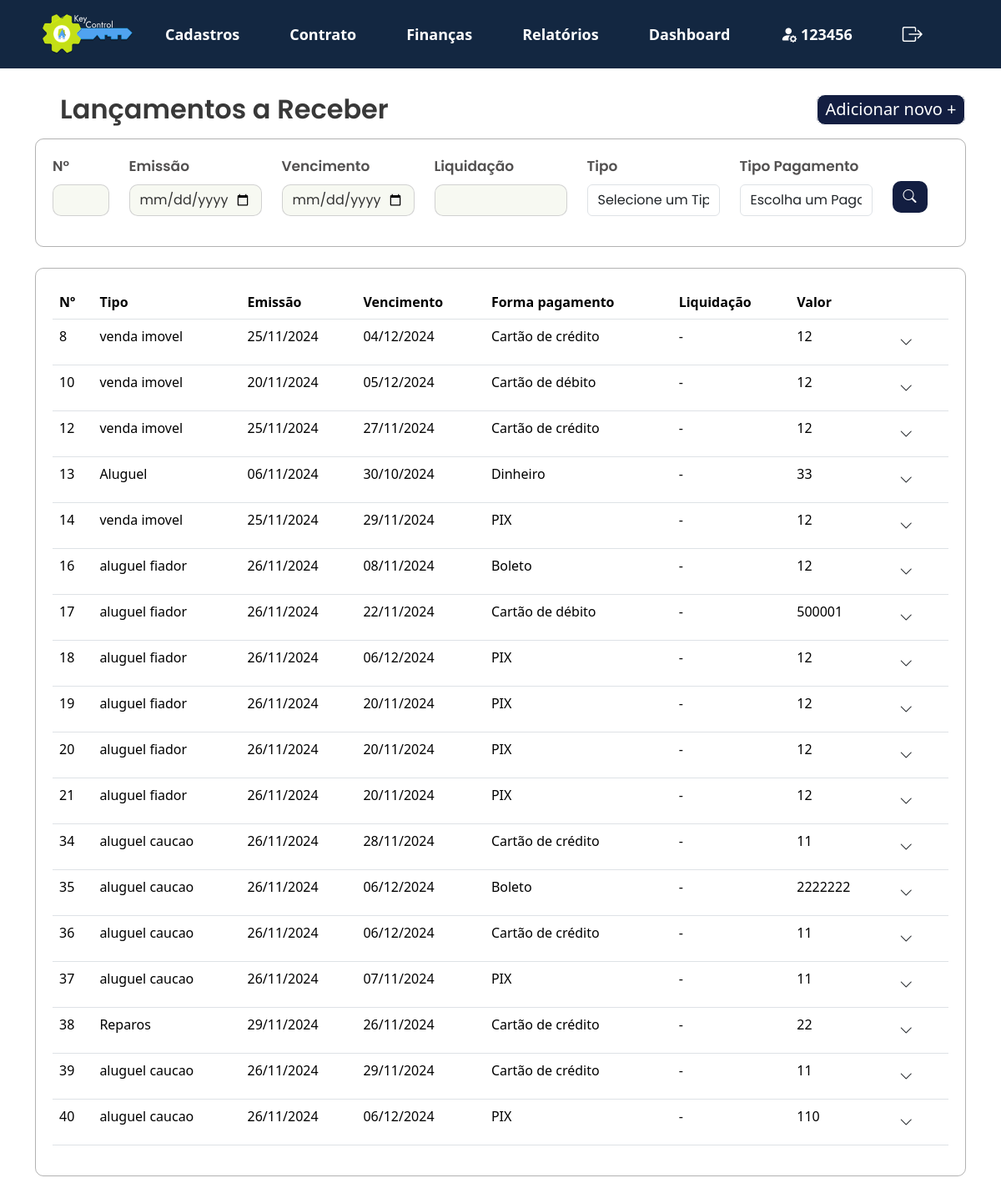
/KeyControl/projeto/views/lista_lancamento_receber.php (signed in), run on an earlier commit of the app's database.
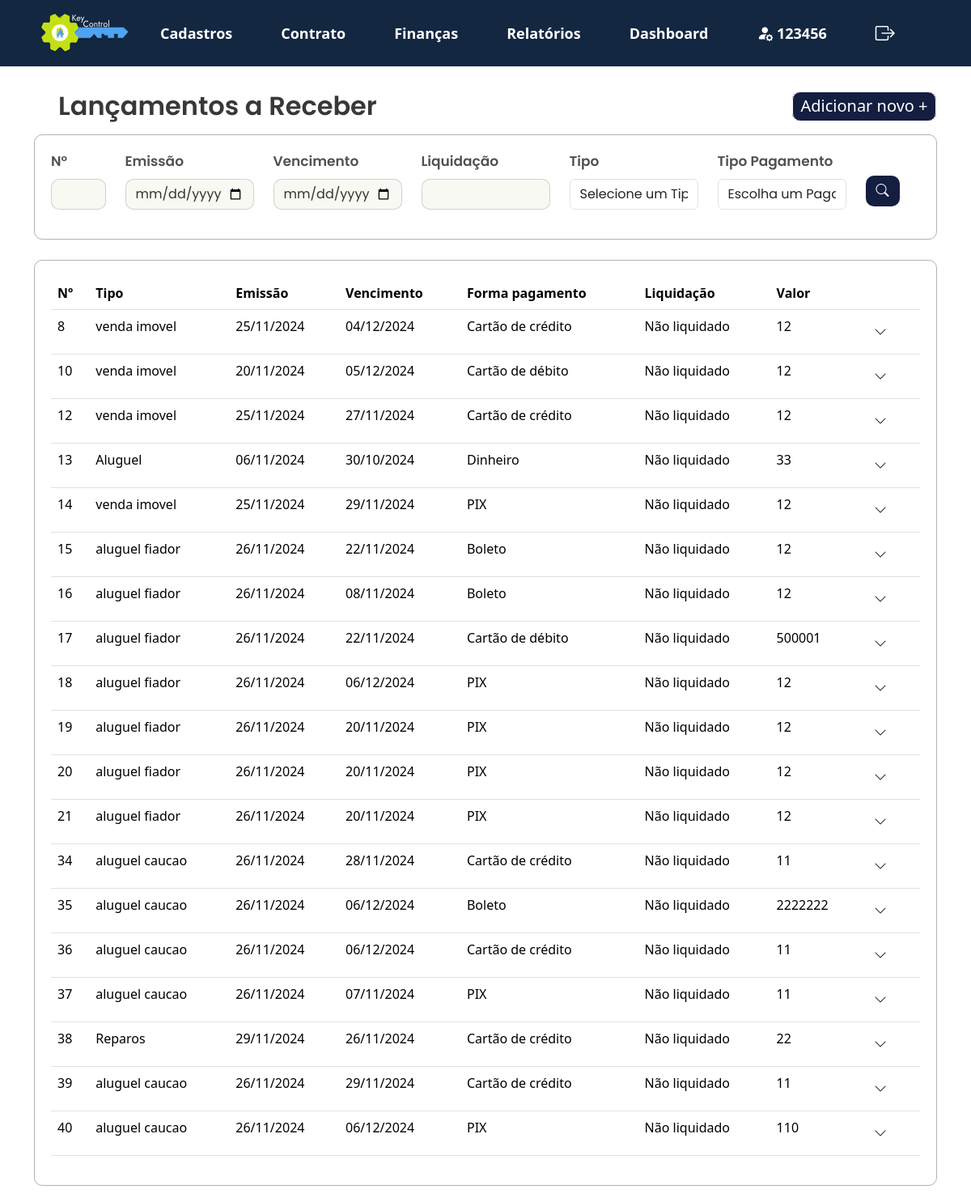
And on a later commit of the database.
### tables this page shows
CREATE TABLE `lancamento_financeiro` (
  `id_lancamento` int(11) NOT NULL,
  `id_imobiliaria` varchar(20) DEFAULT NULL,
  `tipo_lancamento` varchar(20) DEFAULT NULL,
  `registro_imovel` varchar(50) DEFAULT NULL,
  `data_emissao` date DEFAULT NULL,
  `data_vencimento` date DEFAULT NULL,
  `valor_total` int(11) DEFAULT NULL,
  `forma_pagamento` varchar(20) DEFAULT NULL,
  `observacoes` varchar(255) DEFAULT NULL,
  `data_vigencia` date DEFAULT NULL,
  `meses_caucao` int(11) DEFAULT NULL,
  `liquidado` varchar(15) DEFAULT 'Não liquidado'
);

### KeyControl/projeto/app/controllers/filtro_lancamento_receber.php (called while the page is built, shortened)
<?php
include '../app/controllers/db_conexao.php';
function buildQuery($id_lancamento, $tipo_lancamento, $registro_imovel, $data_emissao, $data_vencimento, $valor_total, $forma_pagamento, $data_vigencia, $liquidado) {
    $sql = "SELECT * FROM lancamento_financeiro WHERE valor_total NOT LIKE '-%'";
        $params = [];
        return[$sql, $params];
    }
    $id_lancamento = $_POST['id_lancamento'] ?? '';
    $tipo_lancamento = $_POST['tipo_lancamento'] ?? '';
    $registro_imovel = $_POST['registro_imovel'] ?? '';
    $data_emissao = $_POST['data_emissao'] ?? '';
    $data_vencimento = $_POST['data_vencimento'] ?? '';
    $valor_total = $_POST['valor_total'] ?? '';
    $forma_pagamento = $_POST['forma_pagamento'] ?? '';
    $data_vigencia = $_POST['data_vigencia'] ?? '';
    $liquidado = $_POST['liquidado'] ?? '';
    list($sql, $params) = buildQuery($id_lancamento, $tipo_lancamento, $registro_imovel, $data_emissao, $data_emissao, $data_vencimento, $valor_total, $forma_pagamento, $data_vigencia, $liquidado);
    if (isset($pdo) && $pdo) {
        try {
            $stmt = $pdo->prepare($sql);
            $stmt->execute($params);
            $result = $stmt->fetchAll(PDO::FETCH_ASSOC);
        } catch (Exception $e) {
            echo "Erro na execução da consulta: " . htmlspecialchars($e->getMessage());
        }
    } else {
        echo "Erro na conexão com o banco de dados.";
    }
?>

### KeyControl/projeto/views/lista_lancamento_receber.php (the view, shortened to what this page needs)
<?php
include_once '../app/controllers/filtro_lancamento_receber.php';
?>
<!DOCTYPE html>
<html lang="pt-br">
   <head>
      <link href="https://cdn.jsdelivr.net/npm/bootstrap@5.3.3/dist/css/bootstrap.min.css" rel="stylesheet">
      <link rel="stylesheet" href="../public/assets/js/menu.js">
      <link rel="stylesheet" href="https://cdn.jsdelivr.net/npm/bootstrap-icons@1.10.5/font/bootstrap-icons.css">
      <link rel="stylesheet" type="text/css" href="../public/assets/css/style2.css">
   </head>
   <body>
      <?php include 'navbar.php';?>
   <section id="lancamentos">
      <div class="container">
         <div class="d-flex justify-content-between align-items-center mb-3">
            <h2 class="mb-0">Lançamentos a Receber</h2>
            <a class="button_adicionarnovo floating dropdown-toggle hide-arrow" data-bs-toggle="dropdown" aria-expanded="false" href="#">
               <span class="button_adicionarnovo">Adicionar novo +</span>
            </a>
         </div>
         <form method="POST" action="">
            <div class="filtros-container">
               <div class="row g-12">
                  <div class="col-md-1">
                     <label for="id_lancamento" class="form-label">N°</label>
                     <input type="text" id="id_lancamento" class="form-control" name="id_lancamento"
                        value="<?= htmlspecialchars($_POST['id_lancamento'] ?? '') ?>">
                  </div>
                  <div class="col-md-2">
                     <label for="emissao" class="form-label">Emissão</label>
                     <input type="date" id="emissao" class="form-control" name="emissao"
                        value="<?= htmlspecialchars($_POST['emissao'] ?? '') ?>">
                  </div>
                  <div class="col-md-2">
                     <label for="vencimento" class="form-label">Vencimento</label>
                     <input type="date" id="vencimento" class="form-control" name="vencimento"
                        value="<?= htmlspecialchars($_POST['vencimento'] ?? '') ?>">
                  </div>
                  <div class="col-md-2">
                     <label for="liquidacao" class="form-label">Liquidação</label>
                     <input type="text" id="liquidacao" class="form-control" name="liquidacao"
                        value="<?= htmlspecialchars($_POST['liquidacao'] ?? '') ?>">
                  </div>
                  <div class="col-md-2">
                     <label for="tipo_lancamento" class="mb-2">Tipo</label>
                     <div class="position-relative">
                        <select class="form-control" name="tipo_lancamento" id="tipo_lancamento"
                           onchange="checkSelection('tipo_lancamento')">
                           <option value="" disabled <?= !isset($_POST['tipo_lancamento']) ? 'selected' : '' ?>>Selecione
                              um Tipo</option>
                        </select>
                     </div>
                  </div>
                  <div class="col-sm-2">
                            <label for="forma_pagamento" class="mb-2">Tipo Pagamento</label>
                            <div class="position-relative">
                                <select class="form-control mb-3" name="forma_pagamento" id="forma_pagamento"
                                    onchange="checkSelection('forma_pagamento')">
                                    <option value="" disabled <?= !isset($_POST['forma_pagamento']) ? 'selected' : '' ?>>Escolha um Pagamento</option>
                                </select>
                            </div>
                        </div>
                  <div class="col-md-1">
                     <button class="btn btn-buscar" type="submit">
                        <i class="bi bi-search"></i>
                     </button>
                  </div>
               </div>
            </div>
         </form>
         <div class="card_relatório">
            <table class="table table-hover">
               <thead>
                  <tr>
                     <th>Nº</th>
                     <th>Tipo</th>
                     <th>Emissão</th>
                     <th>Vencimento</th>
                     <th>Forma pagamento</th>
                     <th>Liquidação</th>
                     <th>Valor</th>
                     <th></th>
                  </tr>
               </thead>
               <tbody>
                  <?php
                    if (isset($result) && count($result) > 0) {
                     foreach ($result as $row) {
                         echo "<tr>
                             <td>" . htmlspecialchars($row['id_lancamento'] ?? '-') . "</td>
                             <td>" . htmlspecialchars($row['tipo_lancamento'] ?? '-') . "</td>
                             <td>" . htmlspecialchars(date("d/m/Y", strtotime($row['data_emissao'] ?? ''))) . "</td>
                             <td>" . htmlspecialchars(date("d/m/Y", strtotime($row['data_vencimento'] ?? ''))) . "</td>
                             <td>" . htmlspecialchars($row['forma_pagamento'] ?? '-') . "</td>
                             <td>" . htmlspecialchars($row['liquidado'] ?? '-') . "</td>
                             <td>" . htmlspecialchars($row['valor_total'] ?? '-') . "</td>
                             <td>
                                 <button class='btn' onclick='toggleSubMenu(this)'>
                                     <i class='bi bi-chevron-down'></i>
                                 </button>
                                 <div class='submenu' style='display: none;'>
                                     <div class='submenu-options'>
                                         <button class='imprimir' onclick='printInfo(" . htmlspecialchars($row['id_lancamento']) . ")'>
                                             <i class='bi bi-printer'></i> Imprimir
                                         </button>
                                         <button class='excluir' onclick='deleteRecord(" . htmlspecialchars($row['id_lancamento']) . ")'>
                                             <i class='bi bi-trash'></i> Excluir
                                         </button>
                                     </div>
                                 </div>
                             </td>
                         </tr>";
                     }
                 } else {
                     echo "<tr><td colspan='9'>Nenhum registro encontrado</td></tr>";
                 }
                  ?>
               </tbody>
            </table>
         </div>
      </section>
   </body>
</html>

### KeyControl/projeto/views/navbar.php (shortened to what this page needs)
<head>
  <link rel="stylesheet" type="text/css" href="../public/assets/css/style1.css">
</head>
<nav class="navbar navbar-expand-sm">
  <div class="container">
    <div class="collapse navbar-collapse" id="navbarNavDropdown">
      <ul class="navbar-nav align-items-center">
        <li>
          <a class="nav-link" href="../views/home.php"><img src="../public/assets/img/Logomarca.svg" width="110px"></a>
        </li>
      </ul>
      <ul class="navbar-nav align-items-center">
        <li class="nav-item dropdown">
          <a class="nav-link" href="#" id="drop" role="button" data-bs-toggle="dropdown" aria-expanded="false">
            Cadastros
          </a>
        </li>
      </ul>
      <ul class="navbar-nav align-items-center">
        <li class="nav-item dropdown">
          <a class="nav-link" href="#" id="drop" role="button" data-bs-toggle="dropdown" aria-expanded="false">
            Contrato
          </a>
        </li>
      </ul>
      <ul class="navbar-nav align-items-center">
        <li class="nav-item dropdown">
          <a class="nav-link" href="#" id="drop" role="button" data-bs-toggle="dropdown" aria-expanded="true">
            Finanças
          </a>
        </li>
      </ul>
      <ul class="navbar-nav align-items-center">
        <li class="nav-item dropdown">
          <a class="nav-link" href="#" id="drop" role="button" data-bs-toggle="dropdown" aria-expanded="false">
            Relatórios
          </a>
        </li>
      </ul>
      <ul class="navbar-nav align-items-center">
        <li class="nav-item dropdown">
          <a class="nav-link" href="../views/dashboard.php">Dashboard</a>
        </li>
      </ul>
      <ul class="navbar-nav align-items-center">
        <li class="nav-item dropdown">
          <a class="nav-link" href="../views/perfil.php"><i class="bi bi-person-fill-gear fs-5"></i>
          <?php
          $user_name = htmlspecialchars($_SESSION['user_name'] ?? 'Usuário');
          $first_name = explode(' ', $user_name)[0];
          echo $first_name;
          ?>
          </a>
        </li>
      </ul>
      <ul class="navbar-nav align-items-center">
        <li class="nav-item dropdown">
          <a class="nav-link" href="../app/controllers/logout.php"><i class="bi bi-box-arrow-right fs-4"></i></a>
        </li>
      </ul>
    </div>
  </div>
</nav>

### KeyControl/projeto/public/assets/css/style2.css (style rules this page uses)
h2 { font-family: "Poppins", sans-serif; font-weight: 600; font-style: normal; color: #383838; margin: 30px; }
.container h2 { position: relative; z-index: 1; }
nav { z-index: 3 !important; }
form { font-family: "Poppins", sans-serif; font-style: normal; font-weight: 600; font-size: 17px; color: rgb(82, 80, 80); }
input.form-control { background-color: #F7F9F2; color: #333; border: 0px; }
h2.mb-0 { margin-block: auto; }
.filtros-container input.form-control { border: 1px solid #3838383b; border-radius: 10px; }
.filtros-container { width: auto; height: auto; border: 1px solid #38383862; border-radius: 10px; padding: 20px; display: flex; }
.filtros-container .btn-buscar { margin-top: 30px; }
.btn-buscar { background-color: #131E41; color: white; border-radius: 10px; }
.card_relatório { width: auto; height: auto; border: 1px solid #38383862; border-radius: 10px; margin-top: 25px; margin-bottom: 20px; padding: 20px; }
.button_adicionarnovo { border: 1px solid; border-radius: 10px; background-color: #131E41; width: 180px; height: 37px; align-items: center; display: flex; justify-content: center; align-items: center; text-align: center; color: #ffffff; font-size: 20px; text-decoration: none; }
.hide-arrow::after { display: none; }

### KeyControl/projeto/public/assets/css/style1.css (style rules this page uses)
nav { background-color: #132741; margin-bottom: 30px; }
nav .nav-link { color: white; font-size: 18px; font-weight: 600; }
nav .nav-item { margin: 7px; padding: 0 15px; }
nav i { width: 100%; }

What changed in the data, as far as the page shows it:
changed lancamento_financeiro id 8: liquidado "-" → "Não liquidado"
changed lancamento_financeiro id 10: liquidado "-" → "Não liquidado"
changed lancamento_financeiro id 12: liquidado "-" → "Não liquidado"
changed lancamento_financeiro "Aluguel": liquidado "-" → "Não liquidado"
changed lancamento_financeiro id 14: liquidado "-" → "Não liquidado"
now on this page (row edited): lancamento_financeiro: id_lancamento "15", tipo_lancamento "aluguel fiador", data_emissao "26/11/2024", data_vencimento "22/11/2024", forma_pagamento "Boleto", liquidado "Não liquidado", valor_total "12"
changed lancamento_financeiro id 16: liquidado "-" → "Não liquidado"
changed lancamento_financeiro id 17: liquidado "-" → "Não liquidado"
changed lancamento_financeiro id 18: liquidado "-" → "Não liquidado"
changed lancamento_financeiro id 19: liquidado "-" → "Não liquidado"
changed lancamento_financeiro id 20: liquidado "-" → "Não liquidado"
changed lancamento_financeiro id 21: liquidado "-" → "Não liquidado"
changed lancamento_financeiro id 34: liquidado "-" → "Não liquidado"
changed lancamento_financeiro id 35: liquidado "-" → "Não liquidado"
changed lancamento_financeiro id 36: liquidado "-" → "Não liquidado"
changed lancamento_financeiro id 37: liquidado "-" → "Não liquidado"
changed lancamento_financeiro "Reparos": liquidado "-" → "Não liquidado"
changed lancamento_financeiro id 39: liquidado "-" → "Não liquidado"
changed lancamento_financeiro id 40: liquidado "-" → "Não liquidado"
